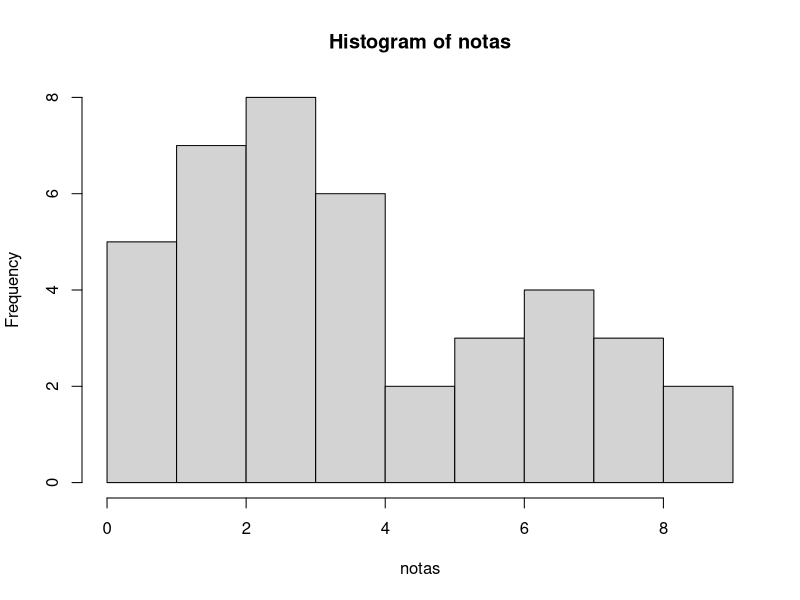
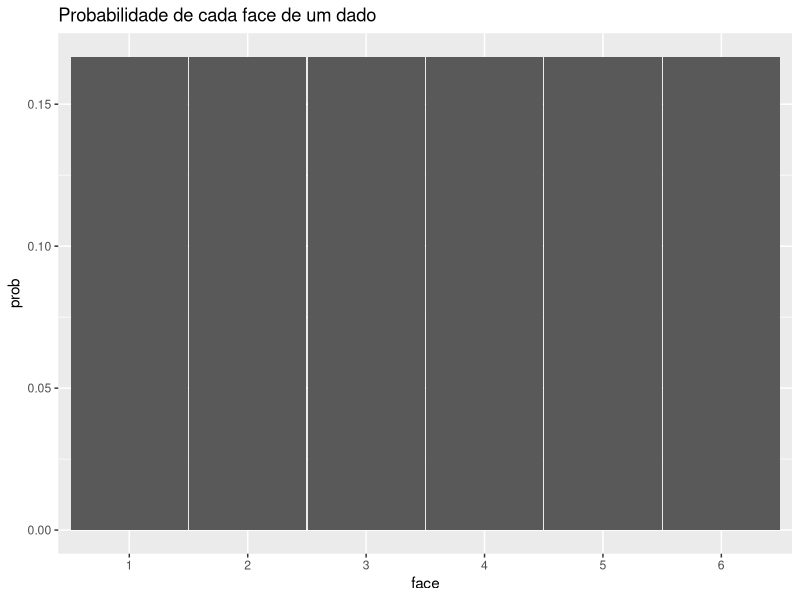
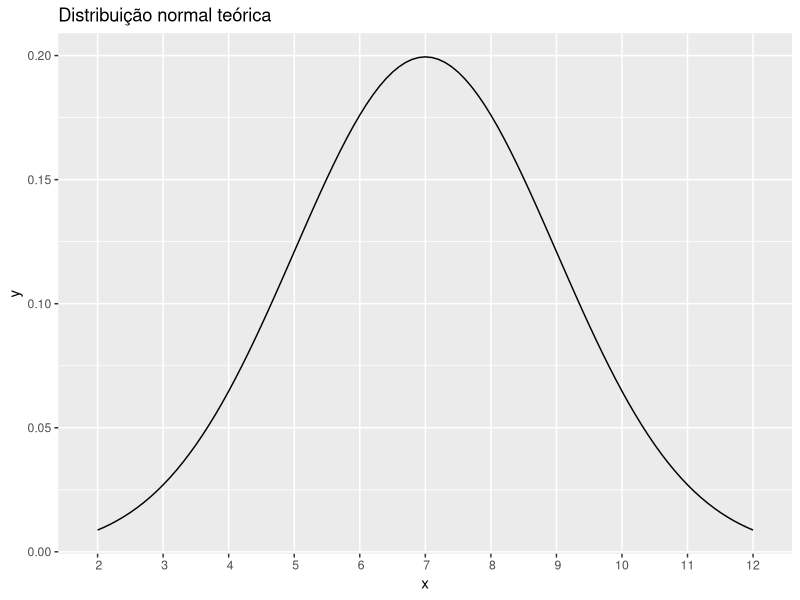
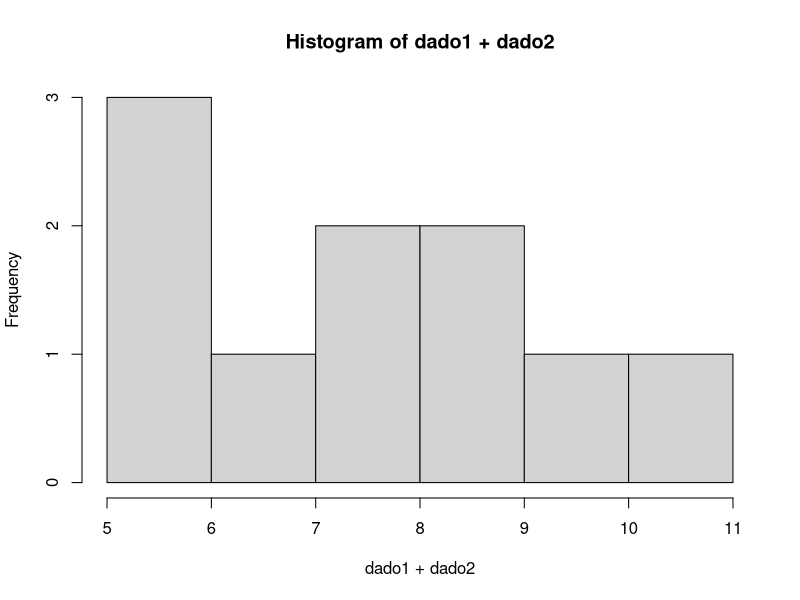
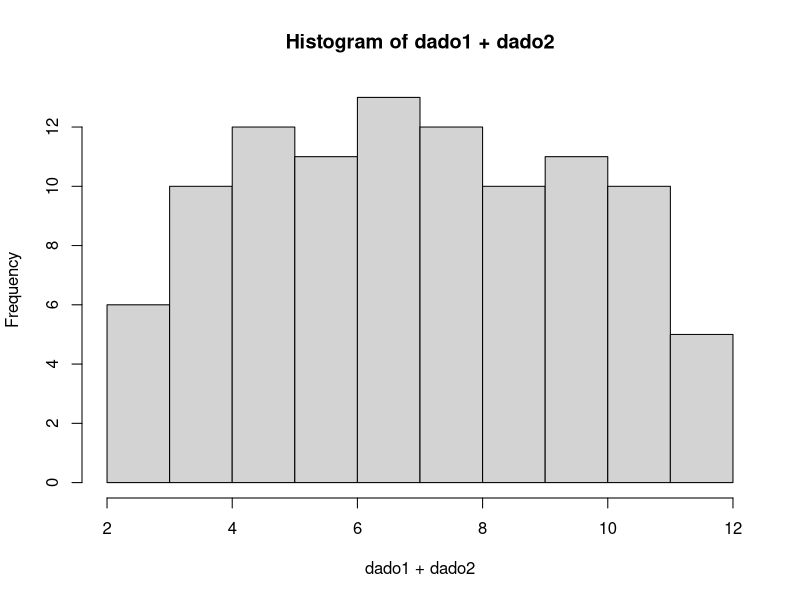
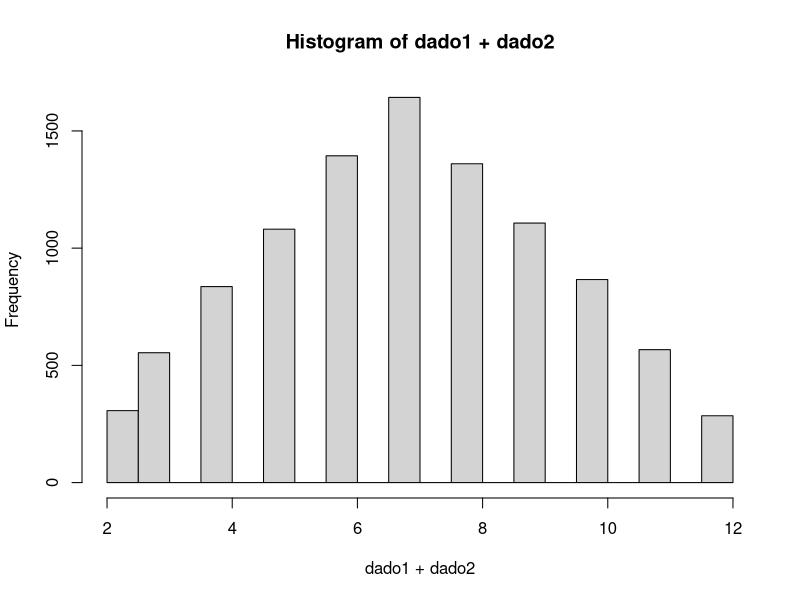
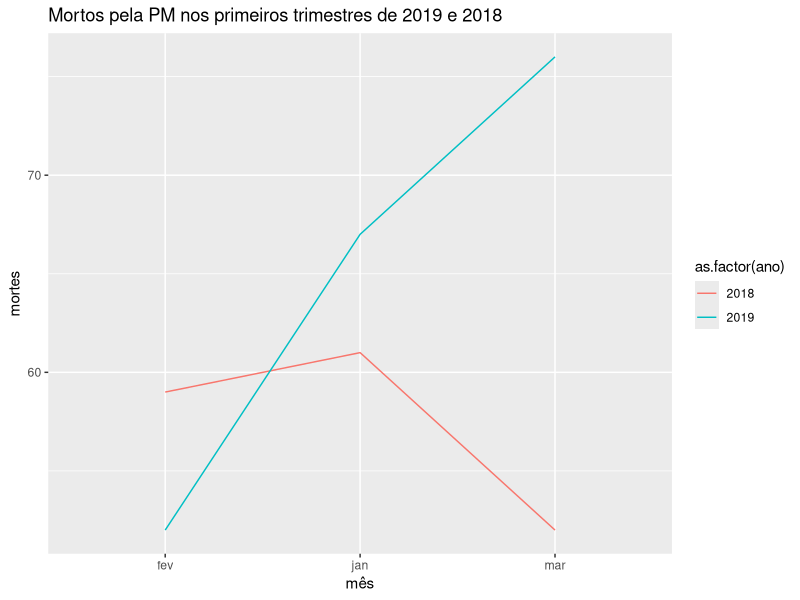

Generate these figures, in order, with R:
## ---- chunk 1
knitr::opts_chunk$set(echo = TRUE)
library(dplyr)
library(ggplot2)
## ---- chunk 2
notas <- c(4.25,0,6.75,2.75,3.25,3.25,4,7.25,1.5,2.25,0.5,1.75,0.5,0,3.5,0,7.5,5.25,1.75,1.5,2.5,3.25,6.75,6,6.5,5,2,2.5,2.75,6.75,8,3,8.5,1.5,9,3.25,2,5.75,3,3)
table(notas) %>% as.data.frame()
## ---- chunk 3
hist(notas)
cat("Média = ", mean(notas))
cat("Mediana = ", median(notas))
cat("Moda = ", names(sort(table(notas), T)[1]))
## ---- chunk 4
data.frame(face = c(1,2,3,4,5,6), prob = rep(1/6, 6)) %>% 
  ggplot(aes(as.factor(face), prob)) + geom_bar(stat="identity", width = 0.99) + 
  labs(title = "Probabilidade de cada face de um dado", x = "face")
## ---- chunk 5
ggplot(data.frame(x = c(2, 12)), aes(x = x)) +
        stat_function(fun = dnorm, args = list(7, 2)) +
  scale_x_discrete(limits=c(2,3,4,5,6,7,8,9,10,11,12)) +
  labs(title =  "Distribuição normal teórica")
## ---- chunk 6
dado1 <- floor(runif(10, 1, 7))
dado2 <- floor(runif(10, 1, 7))
hist(dado1+dado2)
## ---- chunk 7
dado1 <- floor(runif(100, 1, 7))
dado2 <- floor(runif(100, 1, 7))
hist(dado1+dado2)
## ---- chunk 8
dado1 <- floor(runif(10000, 1, 7))
dado2 <- floor(runif(10000, 1, 7))
hist(dado1+dado2)
## ---- chunk 9
data.frame(ano=c(rep(2019,3), rep(2018,3)), mes=rep(c("jan", "fev", "mar"),2),
           mortes = c(67,52,76,61,59,52)) %>% 
  ggplot(aes(x=mes, y=mortes, fill=as.factor(ano), color=as.factor(ano), group=as.factor(ano))) + geom_line() +
  labs(title = "Mortos pela PM nos primeiros trimestres de 2019 e 2018", x= "mês")
